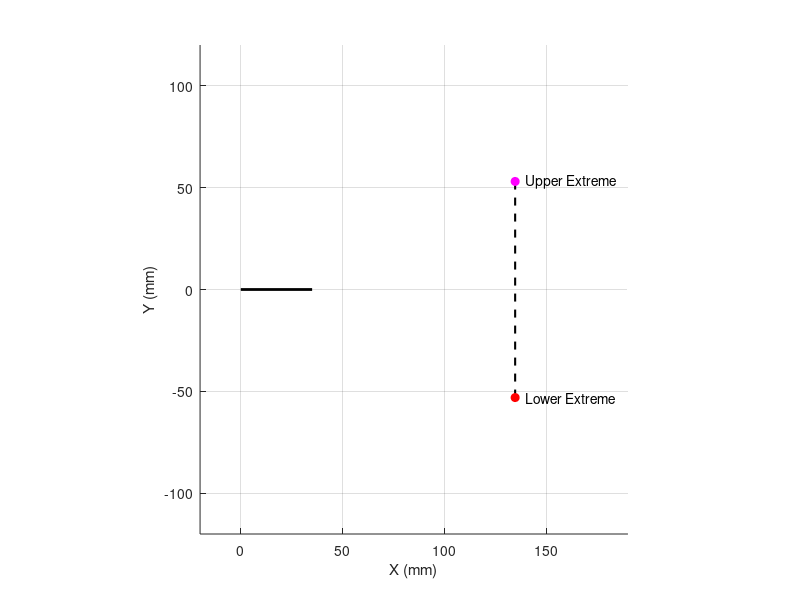

Reproduce this figure in MATLAB. (Note: this script raises an error after producing the figure.)

%% Peaucellier Straight-Line Mechanism
clear; clc; close all;

a = 105; b = 40; r = 35;       % Link dimensions (mm)
L = (a^2-b^2)/(2*r);
lim = 2*acos((a-b)/(2*r))-0.01;

omega = 1;                     % rad/s
dt = 0.01;
T = 2*lim/omega;
time = [0:dt:T, T];
theta = -lim + omega*time;

%% Figure
figure('Color','w');
hold on; axis equal; grid on;
xlim([-20 190]); ylim([-120 120]);
xlabel('X (mm)'); ylabel('Y (mm)');

O2 = [0;0]; O3 = [0;0]; O4 = [r;0];
ymax = L*tan(lim/2);

% Ground and output workspace
plot([O2(1) O4(1)],[0 0],'k-','LineWidth',2);
plot([L L],[-ymax ymax],'k--','LineWidth',1.5);

% Extreme positions
plot(L,-ymax,'ro','MarkerFaceColor','r');
plot(L,ymax,'mo','MarkerFaceColor','m');
text(L+5,-ymax,'Lower Extreme');
text(L+5,ymax,'Upper Extreme');

% Output path
pathG = plot(nan,nan,'b-','LineWidth',2);
G_history = nan(2,numel(time));

% Links 2-8
colors = [0 .7 0; 0 .7 0; 1 0 0; zeros(4,2) ones(4,1)];
links = gobjects(1,7);

for i = 1:7
    links(i) = plot(nan,nan,'-o','Color',colors(i,:), ...
        'LineWidth',3,'MarkerFaceColor',colors(i,:));
end

names = {'O_2,O_3','O_4','C,D','A,B','E,F','G'};
labels = gobjects(1,6);

for i = 1:6
    labels(i) = text(nan,nan,names{i},'FontWeight','bold');
end

%% Animation
clockStart = tic;

for k = 1:numel(time)
    t = theta(k);

    CD = [r*(1+cos(t)); r*sin(t)];
    G = [L; L*tan(t/2)];

    M = (CD+G)/2;
    d = norm(G-CD);
    h = sqrt(max(0,b^2-d^2/4));
    u = (G-CD)/d;
    v = [-u(2);u(1)];

    AB = M+h*v;
    EF = M-h*v;

    endpoints = {O2,AB; O3,EF; O4,CD; AB,CD; ...
                 CD,EF; AB,G; EF,G};

    for i = 1:7
        p = endpoints{i,1}; q = endpoints{i,2};
        set(links(i),'XData',[p(1) q(1)], ...
                     'YData',[p(2) q(2)]);
    end

    joints = [O2 O4 CD AB EF G];
    for i = 1:6
        set(labels(i),'Position',[joints(:,i)'+[0 7],0]);
    end

    % Trace point G
    G_history(:,k) = G;
    set(pathG,'XData',G_history(1,1:k), ...
              'YData',G_history(2,1:k));

    title(sprintf('Input = %.1f° | Time = %.2f s', ...
        rad2deg(t),time(k)));

    drawnow;
    pause(max(0,time(k)-toc(clockStart)));
end
%%
%% Workspace and Straight-Line Analysis
t = linspace(-lim,lim,200);
X = L*ones(size(t));
Y = L*tan(t/2);

stroke = 2*ymax;
error = max(abs(X-L));

figure('Color','w','Position',[200 200 1000 400]);

% Workspace and extreme positions
subplot(1,2,1)
plot(X,Y,'b','LineWidth',2)
hold on
plot(L,-ymax,'ro','MarkerFaceColor','r')
plot(L,0,'go','MarkerFaceColor','g')
plot(L,ymax,'mo','MarkerFaceColor','m')

text(L+3,-ymax,sprintf('Lower: %.2f mm',-ymax))
text(L+3,0,'Center: 0 mm')
text(L+3,ymax,sprintf('Upper: %.2f mm',ymax))
text(L+3,25,sprintf('Stroke = %.2f mm',stroke), ...
    'FontWeight','bold')

xlabel('X (mm)')
ylabel('Y (mm)')
title('Workspace and Extreme Positions')
xlim([L-15 L+55])
ylim([-65 65])
grid on

% Output displacement
subplot(1,2,2)
plot(rad2deg(t),Y,'b','LineWidth',1.5)
hold on
plot([-rad2deg(lim) 0 rad2deg(lim)], ...
     [-ymax 0 ymax],'ro','MarkerFaceColor','r')

text(-rad2deg(lim)+2,-ymax+6, ...
    sprintf('(%.1f, %.1f)',-rad2deg(lim),-ymax))
text(2,5,'(0, 0)')
text(rad2deg(lim)-20,ymax-6, ...
    sprintf('(%.1f, %.1f)',rad2deg(lim),ymax))

xlabel('Input Angle (deg)')
ylabel('Y Position (mm)')
title('Output Displacement')
grid on


%% Results
fprintf('Output X = %.2f mm\n',L);
fprintf('Input range = +/- %.2f deg\n',rad2deg(lim));
fprintf('Lower extreme = %.2f mm\n',-ymax);
fprintf('Upper extreme = %.2f mm\n',ymax);
fprintf('Output stroke = %.2f mm\n',stroke);
fprintf('Straight-line error = %.6f mm\n',error);
fprintf('Sweep duration = %.2f s\n',T);
